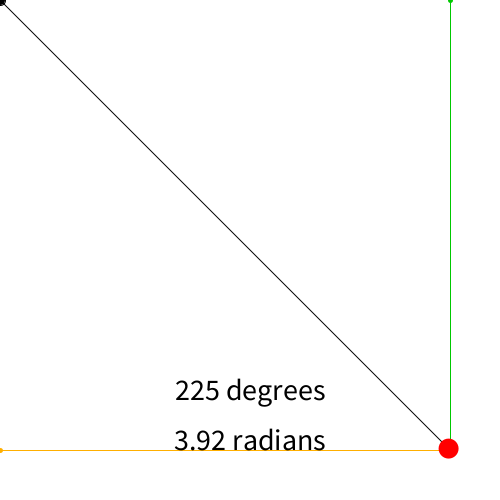
Frame 1 (no input)
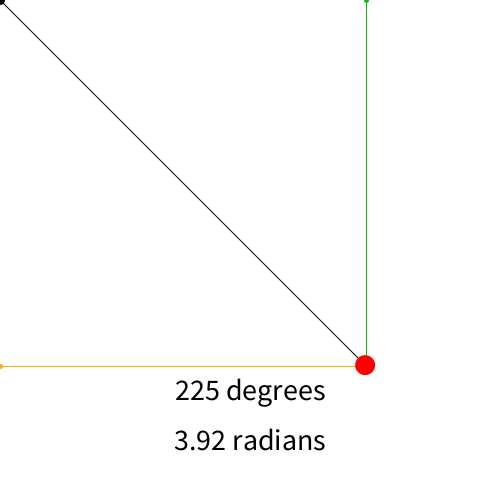
Frame 60 (the mouse pressed at the canvas centre just before this capture)
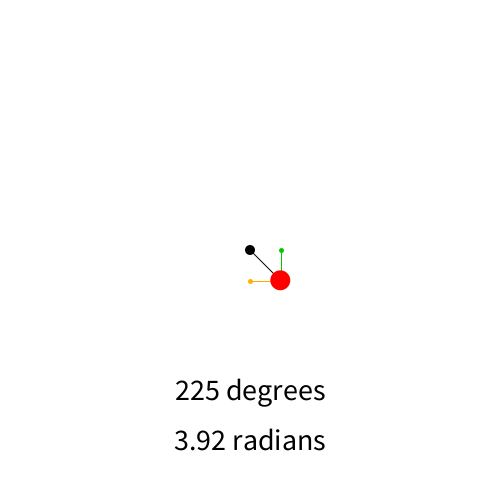
Frame 120 (the mouse held since frame 60 and released just before this capture)

The Processing sketch that drew these frames (run headless with seeded random() and noise(); from frame 60 on, the mouse is pressed at the canvas centre):

// Processing sketch: follow_circle
// ── follow_circle.pde
float followX=450,followY=450;
void setup() {
  size(500,500);
}

void draw() {
  background(255);
  fill(0);
  ellipse(mouseX,mouseY,10,10);

  drawSinCos(mouseX,mouseY);
  followCircle();
}

void drawSinCos(float x,float y) {
  strokeWeight(1);
  stroke(0);
  line(followX,followY,x,y);
  stroke(0,200,0);
  line(followX,followY,followX,y);
  strokeWeight(5);
  point(followX,y);
  strokeWeight(1);
  stroke(255,175,0);
  line(followX,followY,x,followY);
  strokeWeight(5);
  point(x,followY);
}

void showDegrees(float angle) {
  angle = (angle+2*PI)%(2*PI);
  fill(0);
  textSize(30);
  textAlign(CENTER);
  text(str(ceil(degrees(angle)))+" degrees",
       width/2,height-100);
  text(str(int(angle*100)/100.0)+" radians",
       width/2,height-50);
}

void followCircle() {
  float dx = mouseX - followX;
  float dy = mouseY - followY;
  float angle = atan2(dy,dx);
  float distance = dist(followX,followY,
                        mouseX,mouseY);
  if (distance >= 1) {
    followX += cos(angle)*2;
    followY += sin(angle)*2;
  }
  noStroke();
  fill(255,0,0);
  ellipse(followX,followY,20,20);
  showDegrees(angle);
}
